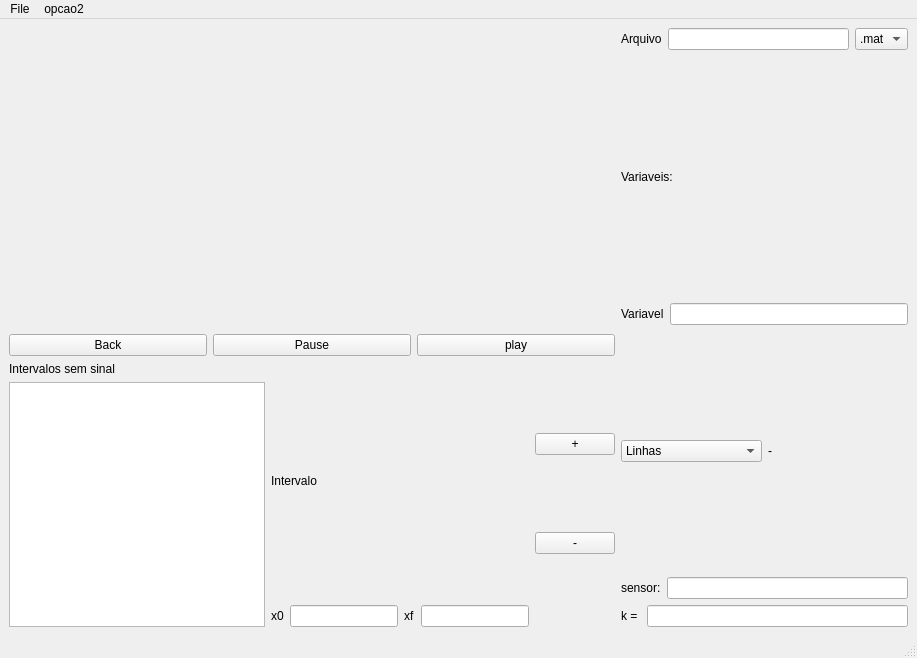
<?xml version="1.0" encoding="UTF-8"?>
<ui version="4.0">
 <class>MainWindow</class>
 <widget class="QMainWindow" name="MainWindow">
  <property name="geometry">
   <rect>
    <x>0</x>
    <y>0</y>
    <width>917</width>
    <height>658</height>
   </rect>
  </property>
  <property name="windowTitle">
   <string>MainWindow</string>
  </property>
  <widget class="QWidget" name="centralwidget">
   <layout class="QGridLayout" name="gridLayout">
    <item row="0" column="0">
     <widget class="MplWidget" name="MplWidget" native="true">
      <property name="minimumSize">
       <size>
        <width>420</width>
        <height>300</height>
       </size>
      </property>
      <property name="maximumSize">
       <size>
        <width>420</width>
        <height>300</height>
       </size>
      </property>
      <property name="baseSize">
       <size>
        <width>0</width>
        <height>300</height>
       </size>
      </property>
     </widget>
    </item>
    <item row="0" column="1" rowspan="3">
     <layout class="QVBoxLayout" name="verticalLayout">
      <item>
       <layout class="QHBoxLayout" name="horizontalLayout_2">
        <item>
         <widget class="QLabel" name="label_2">
          <property name="text">
           <string>Arquivo</string>
          </property>
         </widget>
        </item>
        <item>
         <widget class="QLineEdit" name="lineEdit"/>
        </item>
        <item>
         <widget class="QComboBox" name="comboBox_2">
          <item>
           <property name="text">
            <string>.mat</string>
           </property>
          </item>
          <item>
           <property name="text">
            <string>.txt</string>
           </property>
          </item>
          <item>
           <property name="text">
            <string>.csv</string>
           </property>
          </item>
         </widget>
        </item>
       </layout>
      </item>
      <item>
       <widget class="QLabel" name="label_5">
        <property name="text">
         <string>Variaveis:</string>
        </property>
       </widget>
      </item>
      <item>
       <layout class="QHBoxLayout" name="horizontalLayout_4">
        <item>
         <widget class="QLabel" name="label_4">
          <property name="text">
           <string>Variavel</string>
          </property>
         </widget>
        </item>
        <item>
         <widget class="QLineEdit" name="lineEdit_3"/>
        </item>
       </layout>
      </item>
      <item>
       <layout class="QHBoxLayout" name="horizontalLayout_6">
        <item>
         <widget class="QComboBox" name="comboBox">
          <item>
           <property name="text">
            <string>Linhas</string>
           </property>
          </item>
          <item>
           <property name="text">
            <string>Colunas</string>
           </property>
          </item>
         </widget>
        </item>
        <item>
         <widget class="QLabel" name="label_7">
          <property name="text">
           <string>-</string>
          </property>
         </widget>
        </item>
       </layout>
      </item>
      <item>
       <layout class="QHBoxLayout" name="horizontalLayout_3">
        <item>
         <widget class="QLabel" name="label_3">
          <property name="text">
           <string>sensor:</string>
          </property>
         </widget>
        </item>
        <item>
         <widget class="QLineEdit" name="lineEdit_2"/>
        </item>
       </layout>
      </item>
      <item>
       <layout class="QHBoxLayout" name="horizontalLayout_5">
        <item>
         <widget class="QLabel" name="label_6">
          <property name="text">
           <string>k = </string>
          </property>
         </widget>
        </item>
        <item>
         <widget class="QLineEdit" name="lineEdit_4"/>
        </item>
       </layout>
      </item>
     </layout>
    </item>
    <item row="1" column="0">
     <layout class="QHBoxLayout" name="horizontalLayout">
      <item>
       <widget class="QPushButton" name="bt_back">
        <property name="text">
         <string>Back</string>
        </property>
       </widget>
      </item>
      <item>
       <widget class="QPushButton" name="bt_pause">
        <property name="text">
         <string>Pause</string>
        </property>
       </widget>
      </item>
      <item>
       <widget class="QPushButton" name="bt_play">
        <property name="text">
         <string>play</string>
        </property>
       </widget>
      </item>
     </layout>
    </item>
    <item row="2" column="0">
     <layout class="QHBoxLayout" name="horizontalLayout_7">
      <item>
       <layout class="QVBoxLayout" name="verticalLayout_2">
        <item>
         <widget class="QLabel" name="label_8">
          <property name="text">
           <string>Intervalos sem sinal</string>
          </property>
         </widget>
        </item>
        <item>
         <widget class="QListView" name="List_IntervalosVaziios"/>
        </item>
       </layout>
      </item>
      <item>
       <layout class="QVBoxLayout" name="verticalLayout_3">
        <item>
         <widget class="QLabel" name="label_9">
          <property name="text">
           <string>Intervalo</string>
          </property>
         </widget>
        </item>
        <item>
         <layout class="QHBoxLayout" name="horizontalLayout_8">
          <item>
           <widget class="QLabel" name="label_11">
            <property name="text">
             <string>x0</string>
            </property>
           </widget>
          </item>
          <item>
           <widget class="QLineEdit" name="lineEdit_6"/>
          </item>
          <item>
           <widget class="QLabel" name="label_10">
            <property name="text">
             <string>xf</string>
            </property>
           </widget>
          </item>
          <item>
           <widget class="QLineEdit" name="lineEdit_7"/>
          </item>
         </layout>
        </item>
       </layout>
      </item>
      <item>
       <layout class="QVBoxLayout" name="verticalLayout_5">
        <item>
         <widget class="QPushButton" name="pushButton_4">
          <property name="text">
           <string>+</string>
          </property>
         </widget>
        </item>
        <item>
         <widget class="QPushButton" name="pushButton_3">
          <property name="text">
           <string>-</string>
          </property>
         </widget>
        </item>
       </layout>
      </item>
     </layout>
    </item>
   </layout>
  </widget>
  <widget class="QMenuBar" name="menubar">
   <property name="geometry">
    <rect>
     <x>0</x>
     <y>0</y>
     <width>917</width>
     <height>26</height>
    </rect>
   </property>
   <widget class="QMenu" name="menuFile">
    <property name="title">
     <string>File</string>
    </property>
    <addaction name="actionImport"/>
    <addaction name="actionPreview"/>
    <addaction name="actionProcess_EMG"/>
   </widget>
   <widget class="QMenu" name="menuopcao2">
    <property name="title">
     <string>opcao2</string>
    </property>
   </widget>
   <addaction name="menuFile"/>
   <addaction name="menuopcao2"/>
  </widget>
  <widget class="QStatusBar" name="statusbar"/>
  <action name="actionImport">
   <property name="text">
    <string>Import</string>
   </property>
  </action>
  <action name="actionPreview">
   <property name="text">
    <string>Preview</string>
   </property>
  </action>
  <action name="actionProcess_EMG">
   <property name="text">
    <string>Process EMG</string>
   </property>
  </action>
 </widget>
 <customwidgets>
  <customwidget>
   <class>MplWidget</class>
   <extends>QWidget</extends>
   <header>mplwidget.h</header>
   <container>1</container>
  </customwidget>
 </customwidgets>
 <resources>
  <include location="../../Downloads/teste.qrc"/>
 </resources>
 <connections/>
</ui>
